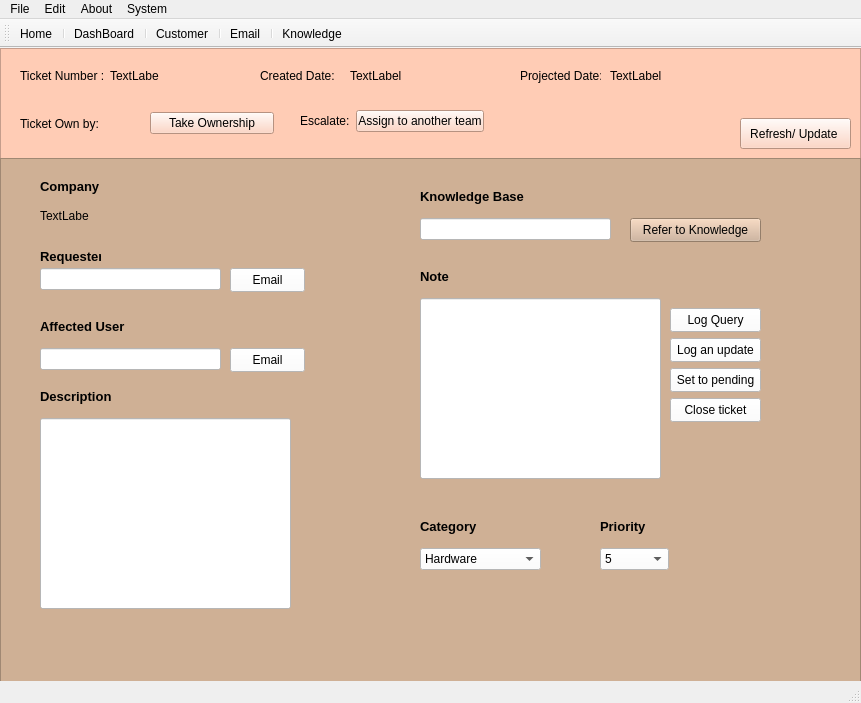
<?xml version="1.0" encoding="UTF-8"?>
<ui version="4.0">
 <class>MainWindow1</class>
 <widget class="QMainWindow" name="MainWindow1">
  <property name="geometry">
   <rect>
    <x>0</x>
    <y>0</y>
    <width>861</width>
    <height>703</height>
   </rect>
  </property>
  <property name="windowTitle">
   <string>MainWindow</string>
  </property>
  <widget class="QWidget" name="centralwidget">
   <widget class="QFrame" name="frame">
    <property name="geometry">
     <rect>
      <x>0</x>
      <y>0</y>
      <width>861</width>
      <height>111</height>
     </rect>
    </property>
    <property name="styleSheet">
     <string notr="true">background-color: rgb(255, 204, 181);</string>
    </property>
    <property name="frameShape">
     <enum>QFrame::StyledPanel</enum>
    </property>
    <property name="frameShadow">
     <enum>QFrame::Raised</enum>
    </property>
    <widget class="QLabel" name="label">
     <property name="geometry">
      <rect>
       <x>20</x>
       <y>20</y>
       <width>91</width>
       <height>16</height>
      </rect>
     </property>
     <property name="text">
      <string>Ticket Number :</string>
     </property>
    </widget>
    <widget class="QLabel" name="label_2">
     <property name="geometry">
      <rect>
       <x>260</x>
       <y>20</y>
       <width>81</width>
       <height>16</height>
      </rect>
     </property>
     <property name="text">
      <string>Created Date:</string>
     </property>
    </widget>
    <widget class="QLabel" name="label_3">
     <property name="geometry">
      <rect>
       <x>520</x>
       <y>20</y>
       <width>81</width>
       <height>16</height>
      </rect>
     </property>
     <property name="text">
      <string>Projected Date:</string>
     </property>
    </widget>
    <widget class="QLabel" name="CreatedDatelabel">
     <property name="geometry">
      <rect>
       <x>350</x>
       <y>20</y>
       <width>121</width>
       <height>16</height>
      </rect>
     </property>
     <property name="text">
      <string>TextLabel</string>
     </property>
    </widget>
    <widget class="QLabel" name="ProjectedDateLabel">
     <property name="geometry">
      <rect>
       <x>610</x>
       <y>20</y>
       <width>111</width>
       <height>16</height>
      </rect>
     </property>
     <property name="text">
      <string>TextLabel</string>
     </property>
    </widget>
    <widget class="QWidget" name="layoutWidget">
     <property name="geometry">
      <rect>
       <x>20</x>
       <y>60</y>
       <width>254</width>
       <height>31</height>
      </rect>
     </property>
     <layout class="QHBoxLayout" name="horizontalLayout">
      <item>
       <widget class="QLabel" name="label_4">
        <property name="text">
         <string>Ticket Own by:</string>
        </property>
       </widget>
      </item>
      <item>
       <widget class="QPushButton" name="assignButton1">
        <property name="text">
         <string>Take Ownership</string>
        </property>
       </widget>
      </item>
     </layout>
    </widget>
    <widget class="QWidget" name="layoutWidget_2">
     <property name="geometry">
      <rect>
       <x>300</x>
       <y>60</y>
       <width>184</width>
       <height>26</height>
      </rect>
     </property>
     <layout class="QHBoxLayout" name="horizontalLayout_2">
      <item>
       <widget class="QLabel" name="label_5">
        <property name="text">
         <string>Escalate:</string>
        </property>
       </widget>
      </item>
      <item>
       <widget class="QPushButton" name="assignButton">
        <property name="text">
         <string>Assign to another team</string>
        </property>
       </widget>
      </item>
     </layout>
    </widget>
    <widget class="QLabel" name="ticketNumberLabel1">
     <property name="geometry">
      <rect>
       <x>110</x>
       <y>20</y>
       <width>49</width>
       <height>16</height>
      </rect>
     </property>
     <property name="text">
      <string>TextLabel</string>
     </property>
    </widget>
    <widget class="QPushButton" name="RefreshupdateButton">
     <property name="geometry">
      <rect>
       <x>740</x>
       <y>70</y>
       <width>111</width>
       <height>31</height>
      </rect>
     </property>
     <property name="text">
      <string>Refresh/ Update </string>
     </property>
    </widget>
    <widget class="QLabel" name="closelabel">
     <property name="geometry">
      <rect>
       <x>530</x>
       <y>60</y>
       <width>141</width>
       <height>21</height>
      </rect>
     </property>
     <property name="font">
      <font>
       <pointsize>13</pointsize>
      </font>
     </property>
     <property name="styleSheet">
      <string notr="true">color: rgb(255, 0, 0);</string>
     </property>
     <property name="text">
      <string/>
     </property>
    </widget>
   </widget>
   <widget class="QFrame" name="frame_2">
    <property name="geometry">
     <rect>
      <x>0</x>
      <y>110</y>
      <width>861</width>
      <height>531</height>
     </rect>
    </property>
    <property name="styleSheet">
     <string notr="true">background-color: rgb(207, 176, 149);</string>
    </property>
    <property name="frameShape">
     <enum>QFrame::StyledPanel</enum>
    </property>
    <property name="frameShadow">
     <enum>QFrame::Raised</enum>
    </property>
    <widget class="QLabel" name="label_6">
     <property name="geometry">
      <rect>
       <x>40</x>
       <y>20</y>
       <width>61</width>
       <height>16</height>
      </rect>
     </property>
     <property name="font">
      <font>
       <pointsize>10</pointsize>
       <bold>true</bold>
      </font>
     </property>
     <property name="text">
      <string>Company</string>
     </property>
    </widget>
    <widget class="QLabel" name="label_7">
     <property name="geometry">
      <rect>
       <x>40</x>
       <y>90</y>
       <width>61</width>
       <height>16</height>
      </rect>
     </property>
     <property name="font">
      <font>
       <pointsize>10</pointsize>
       <bold>true</bold>
      </font>
     </property>
     <property name="text">
      <string>Requester</string>
     </property>
    </widget>
    <widget class="QLabel" name="label_8">
     <property name="geometry">
      <rect>
       <x>40</x>
       <y>160</y>
       <width>91</width>
       <height>16</height>
      </rect>
     </property>
     <property name="font">
      <font>
       <pointsize>10</pointsize>
       <bold>true</bold>
      </font>
     </property>
     <property name="text">
      <string>Affected User</string>
     </property>
    </widget>
    <widget class="QLabel" name="label_9">
     <property name="geometry">
      <rect>
       <x>40</x>
       <y>230</y>
       <width>71</width>
       <height>16</height>
      </rect>
     </property>
     <property name="font">
      <font>
       <pointsize>10</pointsize>
       <bold>true</bold>
      </font>
     </property>
     <property name="text">
      <string>Description</string>
     </property>
    </widget>
    <widget class="QLabel" name="companyNameLabel">
     <property name="geometry">
      <rect>
       <x>40</x>
       <y>50</y>
       <width>49</width>
       <height>16</height>
      </rect>
     </property>
     <property name="text">
      <string>TextLabel</string>
     </property>
    </widget>
    <widget class="QLineEdit" name="RequesterLineEdit">
     <property name="geometry">
      <rect>
       <x>40</x>
       <y>110</y>
       <width>181</width>
       <height>22</height>
      </rect>
     </property>
     <property name="styleSheet">
      <string notr="true">background-color: rgb(255, 255, 255);</string>
     </property>
    </widget>
    <widget class="QLineEdit" name="AffectedUserLineEdit">
     <property name="geometry">
      <rect>
       <x>40</x>
       <y>190</y>
       <width>181</width>
       <height>22</height>
      </rect>
     </property>
     <property name="styleSheet">
      <string notr="true">background-color: rgb(255, 255, 255);</string>
     </property>
    </widget>
    <widget class="QLineEdit" name="DescriptionLineEdit">
     <property name="geometry">
      <rect>
       <x>40</x>
       <y>260</y>
       <width>251</width>
       <height>191</height>
      </rect>
     </property>
     <property name="styleSheet">
      <string notr="true">background-color: rgb(255, 255, 255);</string>
     </property>
    </widget>
    <widget class="QLabel" name="label_10">
     <property name="geometry">
      <rect>
       <x>420</x>
       <y>30</y>
       <width>111</width>
       <height>16</height>
      </rect>
     </property>
     <property name="font">
      <font>
       <pointsize>10</pointsize>
       <bold>true</bold>
      </font>
     </property>
     <property name="text">
      <string>Knowledge Base</string>
     </property>
    </widget>
    <widget class="QLabel" name="label_11">
     <property name="geometry">
      <rect>
       <x>420</x>
       <y>110</y>
       <width>49</width>
       <height>16</height>
      </rect>
     </property>
     <property name="font">
      <font>
       <pointsize>10</pointsize>
       <bold>true</bold>
      </font>
     </property>
     <property name="text">
      <string>Note</string>
     </property>
    </widget>
    <widget class="QLabel" name="label_12">
     <property name="geometry">
      <rect>
       <x>420</x>
       <y>360</y>
       <width>71</width>
       <height>16</height>
      </rect>
     </property>
     <property name="font">
      <font>
       <pointsize>10</pointsize>
       <bold>true</bold>
      </font>
     </property>
     <property name="text">
      <string>Category</string>
     </property>
    </widget>
    <widget class="QLabel" name="label_13">
     <property name="geometry">
      <rect>
       <x>600</x>
       <y>360</y>
       <width>49</width>
       <height>16</height>
      </rect>
     </property>
     <property name="font">
      <font>
       <pointsize>10</pointsize>
       <bold>true</bold>
      </font>
     </property>
     <property name="text">
      <string>Priority</string>
     </property>
    </widget>
    <widget class="QLineEdit" name="lineEdit">
     <property name="geometry">
      <rect>
       <x>420</x>
       <y>60</y>
       <width>191</width>
       <height>22</height>
      </rect>
     </property>
     <property name="styleSheet">
      <string notr="true">background-color: rgb(255, 255, 255);</string>
     </property>
    </widget>
    <widget class="QLineEdit" name="NoteLineEdit">
     <property name="geometry">
      <rect>
       <x>420</x>
       <y>140</y>
       <width>241</width>
       <height>181</height>
      </rect>
     </property>
     <property name="styleSheet">
      <string notr="true">background-color: rgb(255, 255, 255);</string>
     </property>
    </widget>
    <widget class="QComboBox" name="CategorycomboBox">
     <property name="geometry">
      <rect>
       <x>420</x>
       <y>390</y>
       <width>121</width>
       <height>22</height>
      </rect>
     </property>
     <property name="styleSheet">
      <string notr="true">background-color: rgb(255, 255, 255);</string>
     </property>
     <item>
      <property name="text">
       <string>Hardware</string>
      </property>
     </item>
     <item>
      <property name="text">
       <string>Software</string>
      </property>
     </item>
     <item>
      <property name="text">
       <string>Application</string>
      </property>
     </item>
    </widget>
    <widget class="QComboBox" name="PriorityBox">
     <property name="geometry">
      <rect>
       <x>600</x>
       <y>390</y>
       <width>69</width>
       <height>22</height>
      </rect>
     </property>
     <property name="styleSheet">
      <string notr="true">background-color: rgb(255, 255, 255);</string>
     </property>
     <item>
      <property name="text">
       <string>5</string>
      </property>
     </item>
     <item>
      <property name="text">
       <string>4</string>
      </property>
     </item>
     <item>
      <property name="text">
       <string>3</string>
      </property>
     </item>
     <item>
      <property name="text">
       <string>2</string>
      </property>
     </item>
     <item>
      <property name="text">
       <string>1</string>
      </property>
     </item>
    </widget>
    <widget class="QPushButton" name="pushButton">
     <property name="geometry">
      <rect>
       <x>630</x>
       <y>60</y>
       <width>131</width>
       <height>24</height>
      </rect>
     </property>
     <property name="text">
      <string>Refer to Knowledge</string>
     </property>
    </widget>
    <widget class="QPushButton" name="pushButton_2">
     <property name="geometry">
      <rect>
       <x>670</x>
       <y>150</y>
       <width>91</width>
       <height>24</height>
      </rect>
     </property>
     <property name="styleSheet">
      <string notr="true">background-color: rgb(255, 255, 255);</string>
     </property>
     <property name="text">
      <string>Log Query</string>
     </property>
    </widget>
    <widget class="QPushButton" name="pushButton_3">
     <property name="geometry">
      <rect>
       <x>670</x>
       <y>180</y>
       <width>91</width>
       <height>24</height>
      </rect>
     </property>
     <property name="styleSheet">
      <string notr="true">background-color: rgb(255, 255, 255);</string>
     </property>
     <property name="text">
      <string>Log an update</string>
     </property>
    </widget>
    <widget class="QPushButton" name="pushButton_4">
     <property name="geometry">
      <rect>
       <x>670</x>
       <y>210</y>
       <width>91</width>
       <height>24</height>
      </rect>
     </property>
     <property name="styleSheet">
      <string notr="true">background-color: rgb(255, 255, 255);</string>
     </property>
     <property name="text">
      <string>Set to pending</string>
     </property>
    </widget>
    <widget class="QPushButton" name="CloseticketButton">
     <property name="geometry">
      <rect>
       <x>670</x>
       <y>240</y>
       <width>91</width>
       <height>24</height>
      </rect>
     </property>
     <property name="styleSheet">
      <string notr="true">background-color: rgb(255, 255, 255);</string>
     </property>
     <property name="text">
      <string>Close ticket</string>
     </property>
    </widget>
    <widget class="QPushButton" name="EmailButton1">
     <property name="geometry">
      <rect>
       <x>230</x>
       <y>110</y>
       <width>75</width>
       <height>24</height>
      </rect>
     </property>
     <property name="styleSheet">
      <string notr="true">background-color: rgb(255, 255, 255);</string>
     </property>
     <property name="text">
      <string>Email</string>
     </property>
    </widget>
    <widget class="QPushButton" name="EmailButton2">
     <property name="geometry">
      <rect>
       <x>230</x>
       <y>190</y>
       <width>75</width>
       <height>24</height>
      </rect>
     </property>
     <property name="styleSheet">
      <string notr="true">background-color: rgb(255, 255, 255);</string>
     </property>
     <property name="text">
      <string>Email</string>
     </property>
    </widget>
   </widget>
  </widget>
  <widget class="QMenuBar" name="menubar">
   <property name="geometry">
    <rect>
     <x>0</x>
     <y>0</y>
     <width>861</width>
     <height>22</height>
    </rect>
   </property>
   <widget class="QMenu" name="menufile">
    <property name="title">
     <string>File</string>
    </property>
    <addaction name="actionsave"/>
    <addaction name="actionQuit"/>
   </widget>
   <widget class="QMenu" name="menuEdit">
    <property name="title">
     <string>Edit</string>
    </property>
    <addaction name="actionUndo"/>
    <addaction name="actionRedo"/>
   </widget>
   <widget class="QMenu" name="menuAbout">
    <property name="title">
     <string>About</string>
    </property>
   </widget>
   <widget class="QMenu" name="menuSystem">
    <property name="title">
     <string>System</string>
    </property>
    <addaction name="actionHome"/>
    <addaction name="actionDashBoard"/>
    <addaction name="actionCustomer"/>
    <addaction name="actionKnowledge"/>
    <addaction name="actionEmail"/>
   </widget>
   <addaction name="menufile"/>
   <addaction name="menuEdit"/>
   <addaction name="menuAbout"/>
   <addaction name="menuSystem"/>
  </widget>
  <widget class="QStatusBar" name="statusbar"/>
  <widget class="QToolBar" name="toolBar">
   <property name="windowTitle">
    <string>toolBar</string>
   </property>
   <attribute name="toolBarArea">
    <enum>TopToolBarArea</enum>
   </attribute>
   <attribute name="toolBarBreak">
    <bool>false</bool>
   </attribute>
   <addaction name="actionHome"/>
   <addaction name="separator"/>
   <addaction name="actionDashBoard"/>
   <addaction name="separator"/>
   <addaction name="actionCustomer"/>
   <addaction name="separator"/>
   <addaction name="actionEmail"/>
   <addaction name="separator"/>
   <addaction name="actionKnowledge"/>
  </widget>
  <action name="actionsave">
   <property name="icon">
    <iconset resource="Resources.qrc">
     <normaloff>:/Images/Save.png</normaloff>:/Images/Save.png</iconset>
   </property>
   <property name="text">
    <string>save</string>
   </property>
  </action>
  <action name="actionHome">
   <property name="icon">
    <iconset resource="Resources.qrc">
     <normaloff>:/Images/Home.png</normaloff>:/Images/Home.png</iconset>
   </property>
   <property name="text">
    <string>Home</string>
   </property>
  </action>
  <action name="actionDashBoard">
   <property name="icon">
    <iconset resource="Resources.qrc">
     <normaloff>:/Images/DashBoard.png</normaloff>:/Images/DashBoard.png</iconset>
   </property>
   <property name="text">
    <string>DashBoard</string>
   </property>
  </action>
  <action name="actionCustomer">
   <property name="icon">
    <iconset resource="Resources.qrc">
     <normaloff>:/Images/Customer.png</normaloff>:/Images/Customer.png</iconset>
   </property>
   <property name="text">
    <string>Customer</string>
   </property>
  </action>
  <action name="actionKnowledge">
   <property name="icon">
    <iconset resource="Resources.qrc">
     <normaloff>:/Images/Knowledge.png</normaloff>:/Images/Knowledge.png</iconset>
   </property>
   <property name="text">
    <string>Knowledge</string>
   </property>
  </action>
  <action name="actionEmail">
   <property name="icon">
    <iconset resource="Resources.qrc">
     <normaloff>:/Images/Email.png</normaloff>:/Images/Email.png</iconset>
   </property>
   <property name="text">
    <string>Email</string>
   </property>
  </action>
  <action name="actionQuit">
   <property name="icon">
    <iconset resource="Resources.qrc">
     <normaloff>:/Images/Exit.png</normaloff>:/Images/Exit.png</iconset>
   </property>
   <property name="text">
    <string>Quit</string>
   </property>
  </action>
  <action name="actionSave">
   <property name="icon">
    <iconset resource="Resources.qrc">
     <normaloff>:/Images/Save.png</normaloff>:/Images/Save.png</iconset>
   </property>
   <property name="text">
    <string>Save</string>
   </property>
  </action>
  <action name="actionUndo">
   <property name="icon">
    <iconset resource="Resources.qrc">
     <normaloff>:/Images/Undo.png</normaloff>:/Images/Undo.png</iconset>
   </property>
   <property name="text">
    <string>Undo</string>
   </property>
  </action>
  <action name="actionRedo">
   <property name="icon">
    <iconset resource="Resources.qrc">
     <normaloff>:/Images/Redo.png</normaloff>:/Images/Redo.png</iconset>
   </property>
   <property name="text">
    <string>Redo</string>
   </property>
  </action>
 </widget>
 <resources>
  <include location="Resources.qrc"/>
 </resources>
 <connections/>
</ui>
